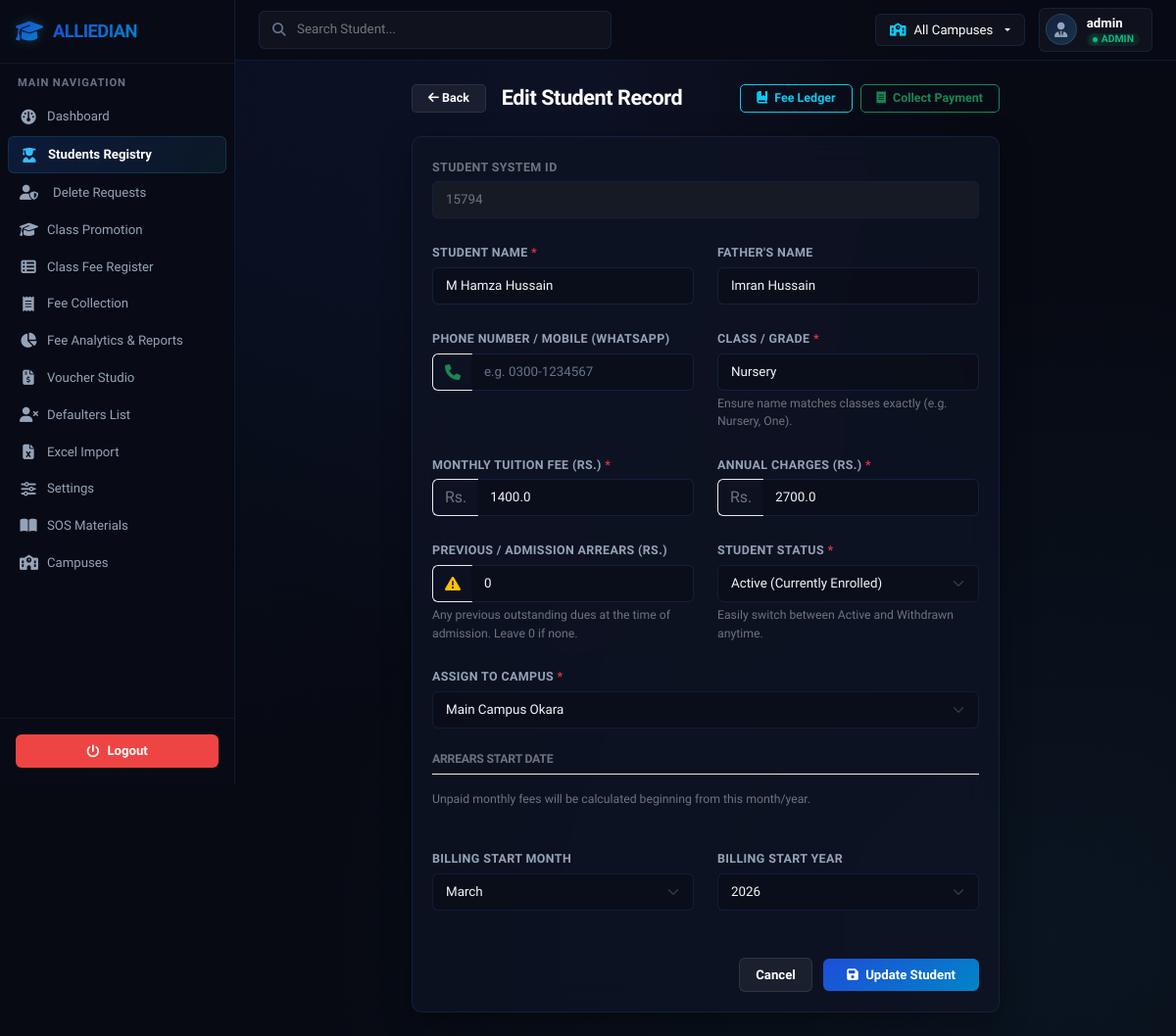
The app's page /students/edit/15794 (signed in) with its own data.
### tables this page shows
CREATE TABLE students (
            id INTEGER PRIMARY KEY AUTOINCREMENT,
            name TEXT NOT NULL,
            father_name TEXT,
            class TEXT NOT NULL,
            monthly_fee REAL NOT NULL,
            start_month INTEGER DEFAULT 3,
            start_year INTEGER DEFAULT 2026
        , campus_id INTEGER REFERENCES campuses(id), annual_charges REAL DEFAULT 0, phone_number TEXT, opening_arrears REAL DEFAULT 0, status TEXT DEFAULT 'active');

CREATE TABLE campuses (
            id INTEGER PRIMARY KEY AUTOINCREMENT,
            name TEXT NOT NULL,
            code TEXT UNIQUE NOT NULL
        );

### app.py (the view, shortened to what this page needs)
@app.route('/students/edit/<int:id>', methods=['GET', 'POST'])
@login_required
def student_edit(id):
    conn = get_db_connection()
    student = conn.execute("SELECT * FROM students WHERE id = ?", (id,)).fetchone()
    if not student:
        conn.close()
        flash('Student not found!', 'danger')
        return redirect(url_for('students_view'))
    if session.get('role') != 'admin' and student['campus_id'] != session.get('campus_id'):
        conn.close()
        flash('Access Denied. You cannot modify students of other campuses.', 'danger')
        return redirect(url_for('students_view'))
    conn.close()
    return render_template('student_edit.html', student=student, months=MONTH_NUM_TO_NAME)

### app.py (called while the page is built)
def login_required(f):
    from functools import wraps
    @wraps(f)
    def decorated_function(*args, **kwargs):
        if 'logged_in' not in session:
            return redirect(url_for('login'))
        return f(*args, **kwargs)
    return decorated_function

### db.py (called while the page is built)
def get_database_url():
    url = os.environ.get('DATABASE_URL')
    if url:
        url = url.strip().strip("'\"")
        if url.startswith('postgres://'):
            url = url.replace('postgres://', 'postgresql://', 1)
    return url

def get_db_connection():
    db_url = get_database_url()
    if db_url:
        import psycopg2
        conn = psycopg2.connect(db_url)
        return PgConnectionWrapper(conn)
    else:
        conn = sqlite3.connect(SQLITE_DB_PATH)
        conn.row_factory = sqlite3.Row
        conn.execute("PRAGMA foreign_keys = ON")
        return conn

### templates/student_edit.html (shortened to what this page needs)
{% extends 'base.html' %}
{% block content %}
<div class="row justify-content-center">
    <div class="col-md-8">
        <div class="d-flex justify-content-between align-items-center flex-wrap gap-2 mb-4">
            <div class="d-flex align-items-center">
                <a href="{{ url_for('students_view') }}" class="btn btn-secondary btn-sm me-3 px-3">
                    <i class="fa-solid fa-arrow-left"></i> Back
                </a>
                <h1 class="page-title mb-0">Edit Student Record</h1>
            </div>
            <div class="d-flex gap-2">
                <a href="{{ url_for('fee_history', student_id=student.id) }}" class="btn btn-outline-info btn-sm px-3" title="View Fee Ledger Statement">
                    <i class="fa-solid fa-book-bookmark me-1"></i> Fee Ledger
                </a>
                <a href="{{ url_for('fee_entry', student_id=student.id) }}" class="btn btn-outline-success btn-sm px-3" title="Collect Fees or Books Payment">
                    <i class="fa-solid fa-receipt me-1"></i> Collect Payment
                </a>
            </div>
        </div>
        <div class="glass-panel">
            <form action="{{ url_for('student_edit', id=student.id) }}" method="POST">
                <div class="row g-4">
                    <div class="col-12">
                        <label class="form-label text-secondary small">Student System ID</label>
                        <input type="text" class="form-control bg-dark bg-opacity-50 text-secondary" value="{{ student.id }}" readonly disabled>
                    </div>
                    <div class="col-md-6">
                        <label for="name" class="form-label">Student Name <span class="text-danger">*</span></label>
                        <input type="text" class="form-control" id="name" name="name" value="{{ student.name }}" required autofocus>
                    </div>
                    <div class="col-md-6">
                        <label for="father_name" class="form-label">Father's Name</label>
                        <input type="text" class="form-control" id="father_name" name="father_name" value="{{ student.father_name }}">
                    </div>
                    <div class="col-md-6">
                        <label for="phone_number" class="form-label">Phone Number / Mobile (WhatsApp)</label>
                        <div class="input-group">
                            <span class="input-group-text bg-transparent border-end-0 border-light-subtle text-secondary" style="border: 1px solid var(--glass-border);">
                                <i class="fa-solid fa-phone text-success"></i>
                            </span>
                            <input type="text" class="form-control border-start-0" id="phone_number" name="phone_number" value="{{ student.phone_number or '' }}" placeholder="e.g. 0300-1234567">
                        </div>
                    </div>
                    <div class="col-md-6">
                        <label for="class" class="form-label">Class / Grade <span class="text-danger">*</span></label>
                        <input type="text" class="form-control" id="class" name="class" value="{{ student.class }}" required>
                        <div class="form-text text-secondary small">Ensure name matches classes exactly (e.g. Nursery, One).</div>
                    </div>
                    <div class="col-md-6">
                        <label for="monthly_fee" class="form-label">Monthly Tuition Fee (Rs.) <span class="text-danger">*</span></label>
                        <div class="input-group">
                            <span class="input-group-text bg-transparent border-end-0 border-light-subtle text-secondary" style="border: 1px solid var(--glass-border);">Rs.</span>
                            <input type="number" step="any" class="form-control border-start-0" id="monthly_fee" name="monthly_fee" value="{{ student.monthly_fee }}" required>
                        </div>
                    </div>
                    <div class="col-md-6">
                        <label for="annual_charges" class="form-label">Annual Charges (Rs.) <span class="text-danger">*</span></label>
                        <div class="input-group">
                            <span class="input-group-text bg-transparent border-end-0 border-light-subtle text-secondary" style="border: 1px solid var(--glass-border);">Rs.</span>
                            <input type="number" step="any" class="form-control border-start-0" id="annual_charges" name="annual_charges" value="{{ student.annual_charges }}" required>
                        </div>
                    </div>
                    <div class="col-md-6">
                        <label for="opening_arrears" class="form-label">Previous / Admission Arrears (Rs.)</label>
                        <div class="input-group">
                            <span class="input-group-text bg-transparent border-end-0 border-light-subtle text-secondary" style="border: 1px solid var(--glass-border);">
                                <i class="fa-solid fa-triangle-exclamation text-warning"></i>
                            </span>
                            <input type="number" step="any" class="form-control border-start-0" id="opening_arrears" name="opening_arrears" value="{{ student.opening_arrears or 0 }}">
                        </div>
                        <div class="form-text text-secondary small">Any previous outstanding dues at the time of admission. Leave 0 if none.</div>
                    </div>
                    <div class="col-md-6">
                        <label for="status" class="form-label">Student Status <span class="text-danger">*</span></label>
                        <select class="form-select" id="status" name="status" required>
                            <option value="active" {% if student.status == 'active' or not student.status %}selected{% endif %}>Active (Currently Enrolled)</option>
                        </select>
                        <div class="form-text text-secondary small">Easily switch between Active and Withdrawn anytime.</div>
                    </div>
                    {% if session.role == 'admin' %}
                    <div class="col-md-12">
                        <label for="campus_id" class="form-label">Assign to Campus <span class="text-danger">*</span></label>
                        <select class="form-select" id="campus_id" name="campus_id" required>
                            {% for c in campuses_list %}
                            <option value="{{ c.id }}" {% if c.id == student.campus_id %}selected{% endif %}>{{ c.name }}</option>
                            {% endfor %}
                        </select>
                    </div>
                    {% endif %}
                    <div class="col-12 mt-4">
                        <h5 class="border-bottom border-light-subtle pb-2 mb-3 text-secondary small text-uppercase">Arrears Start Date</h5>
                        <p class="text-secondary small">Unpaid monthly fees will be calculated beginning from this month/year.</p>
                    </div>
                    <div class="col-md-6">
                        <label for="start_month" class="form-label">Billing Start Month</label>
                        <select class="form-select" id="start_month" name="start_month">
                            {% for val, name in months.items() %}
                            <option value="{{ val }}" {% if val == student.start_month %}selected{% endif %}>{{ name }}</option>
                            {% endfor %}
                        </select>
                    </div>
                    <div class="col-md-6">
                        <label for="start_year" class="form-label">Billing Start Year</label>
                        <select class="form-select" id="start_year" name="start_year">
                            {% for y in range(student.start_year - 2, student.start_year + 3) %}
                            <option value="{{ y }}" {% if y == student.start_year %}selected{% endif %}>{{ y }}</option>
                            {% endfor %}
                        </select>
                    </div>
                    <div class="col-12 text-end mt-5">
                        <a href="{{ url_for('students_view') }}" class="btn btn-secondary me-2">Cancel</a>
                        <button type="submit" class="btn btn-primary px-4">
                            <i class="fa-solid fa-save me-1"></i> Update Student
                        </button>
                    </div>
                </div>
            </form>
        </div>
    </div>
</div>
{% endblock %}

### static/css/style.css (style rules this page uses)
:root { --bg-primary: #070a13; --bg-secondary: #0f1424; --glass-bg: rgba(15, 20, 36, 0.78); --glass-border: rgba(59, 130, 246, 0.14); --glass-highlight: rgba(59, 130, 246, 0.2); --text-primary: #f1f5f9; --text-secondary: #94a3b8; --text-muted: #64748b; --accent-blue: #2563eb; --accent-cyan: #38bdf8; --accent-green: #10b981; --accent-yellow: #f59e0b; --accent-red: #ef4444; --accent-purple: #8b5cf6; --gradient-blue: linear-gradient(135deg, #1d4ed8 0%, #0284c7 100%); --gradient-purple: linear-gradient(135deg, #6366f1 0%, #a855f7 100%); --gradient-dark: linear-gradient(135deg, #0f1424 0%, #05070c 100%); --border-radius-sm: 6px; --border-radius-md: 10px; --border-radius-lg: 16px; --box-shadow: 0 8px 30px 0 rgba(0, 0, 0, 0.35); --transition: all 0.2s cubic-bezier(0.4, 0, 0.2, 1); }
body { font-family: 'Plus Jakarta Sans', 'Inter', -apple-system, BlinkMacSystemFont, 'Segoe UI', Roboto, sans-serif; background-color: var(--bg-primary); background-image: radial-gradient(at 10% 10%, rgba(37, 99, 235, 0.08) 0px, transparent 50%), radial-gradient(at 90% 90%, rgba(56, 189, 248, 0.06) 0px, transparent 50%), radial-gradient(at 50% 10%, rgba(99, 102, 241, 0.05) 0px, transparent 50%); background-attachment: fixed; color: var(--text-primary); min-height: 100vh; font-size: 0.875rem; line-height: 1.5; overflow-x: hidden; -webkit-font-smoothing: antialiased; -moz-osx-font-smoothing: grayscale; }
h1, h2, h3, h4, h5, h6, .page-title { font-weight: 700; letter-spacing: -0.02em; color: #ffffff; }
.page-title, h1 { font-size: 1.35rem; font-weight: 750; }
h5 { font-size: 0.85rem; font-weight: 600; }
.glass-panel { background: var(--glass-bg); backdrop-filter: blur(16px); -webkit-backdrop-filter: blur(16px); border: 1px solid var(--glass-border); border-radius: var(--border-radius-md); box-shadow: var(--box-shadow); padding: 20px; transition: var(--transition); }
.form-control, .form-select { background-color: rgba(10, 13, 22, 0.6); border: 1px solid var(--glass-border); color: var(--text-primary); border-radius: var(--border-radius-sm); padding: 8px 13px; font-size: 0.835rem; transition: var(--transition); }
.form-control::placeholder { color: var(--text-muted); }
.form-select option { background-color: var(--bg-secondary); color: var(--text-primary); }
.form-label { font-weight: 600; color: var(--text-secondary); margin-bottom: 5px; font-size: 0.78rem; text-transform: uppercase; letter-spacing: 0.03em; }
.btn { font-weight: 600; border-radius: var(--border-radius-sm); font-size: 0.825rem; padding: 7px 16px; transition: var(--transition); }
.btn-sm { padding: 4px 10px; font-size: 0.78rem; border-radius: 5px; }
.btn-primary { background: var(--gradient-blue); border: none; color: #ffffff; }
.btn-secondary { background-color: rgba(255, 255, 255, 0.06); border: 1px solid rgba(255, 255, 255, 0.09); color: #ffffff; }

### records on screen
students: id "15794", name "M Hamza Hussain", father_name "Imran Hussain", class "Nursery", monthly_fee "1400.0", annual_charges "2700.0", opening_arrears "0", status "Active (Currently Enrolled)", campus_id "Main Campus Okara", start_month "March", start_year "2026"

### other values on screen
{{ active_campus_name }} "All Campuses"
{{ session.username }} "admin"
{{ session.role|upper }} "ADMIN"
